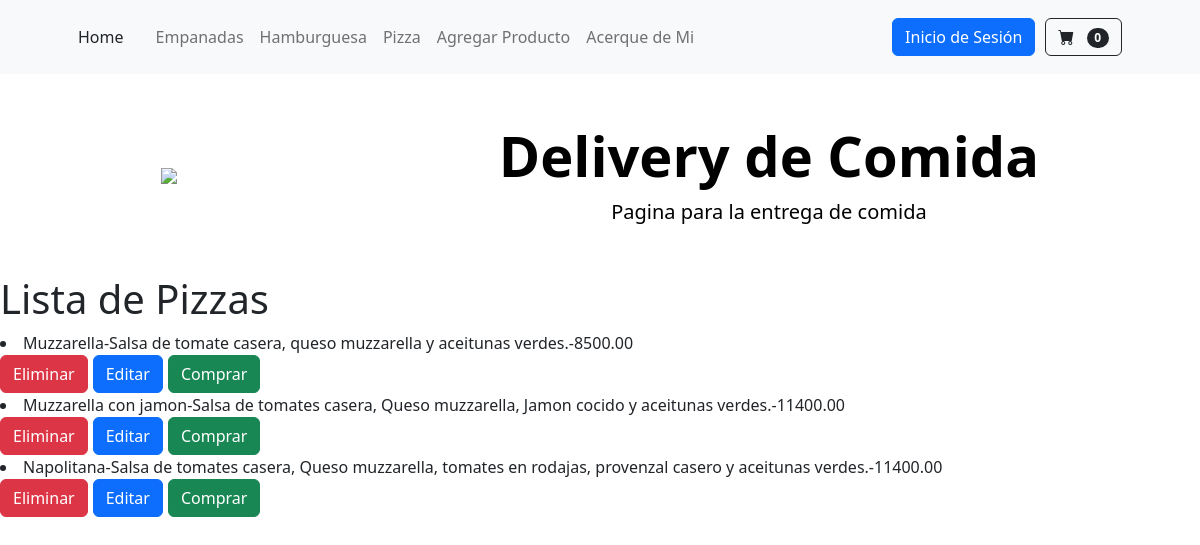
The page /app_coder/lista_pizza/ on the database as committed earlier.
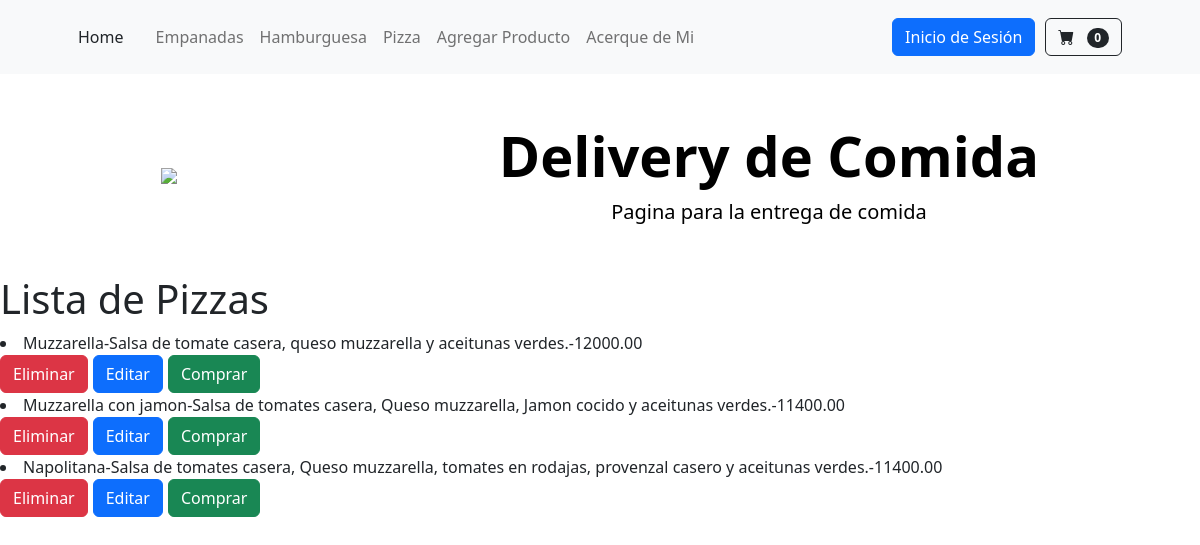
The same page on the database as committed later.
### app_coder/models.py (models this page shows)
class Pizza(models.Model):
    nombre = models.CharField(max_length=100)
    ingredientes = models.TextField()
    precio=models.DecimalField(max_digits=10, decimal_places=2)
    def __str__(self):
        return f'{self.nombre}-{self.ingredientes}-{self.precio}'

### app_coder/views.py (the view)
# urls.py: path('lista_pizza/',lista_pizzas, name='ListaPizza'),
def lista_pizzas(req):
    pizzas = Pizza.objects.all()
    return render(req, "lista_pizza.html", {"pizzas": pizzas})

### app_coder/templates/lista_pizza.html
{% extends 'padre.html' %}
{% block contenidoQueCambia %}
    <h1>Lista de Pizzas</h1>
    {% for pizza in pizzas %}
    <li>
        {{pizza}}
    </li>
    <div style="display: flex;column-gap: 5px;">
        <form action="{% url 'EliminarPizza' pizza.id %}" method="post">{% csrf_token %}
            <button type="submit" class="btn btn-danger">Eliminar</button>
        </form>
        <buttton>
            <a type="submit" class="btn btn-primary" href="{% url 'ModificarPizza' pizza.id %}">Editar</a>
        </buttton>
        <buttton>
            <a  type="submit" class="btn btn-success" href="{}"">Comprar</a>
        </buttton>
    </div>
    {% endfor %}
{% endblock contenidoQueCambia %}

Rows that differ between the two databases and show on the page:
changed Pizza: nombre+ingredientes+precio "Muzzarella-Salsa de tomate casera, queso muzzarella y aceitunas verdes.-8500.00" → "Muzzarella-Salsa de tomate casera, queso muzzarella y aceitunas verdes.-12000.00"
